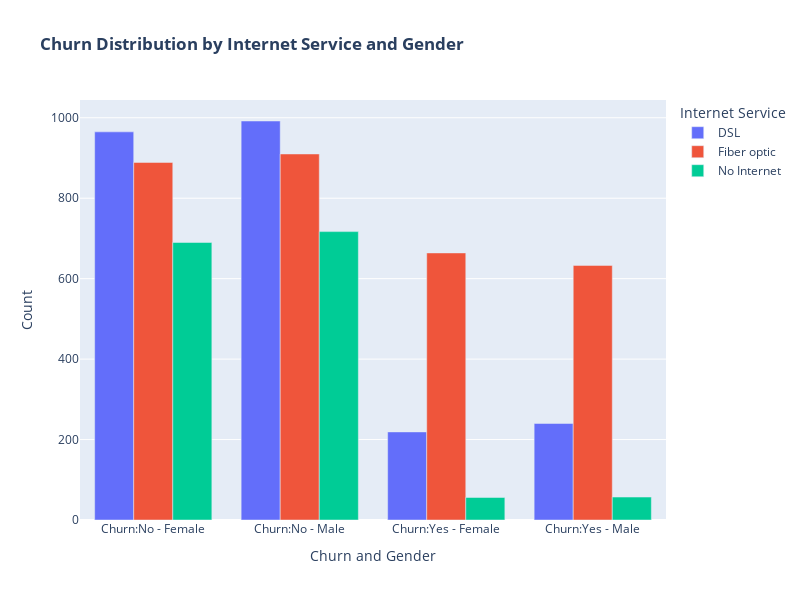

The notebook cell this image was saved under:
### Markdown cell above
A lot of customers choose the Fiber optic service and it's also evident that the customers who use Fiber optic have high churn rate, this might suggest a dissatisfaction with this type of internet service.
Customers having DSL service are majority in number and have less churn rate compared to Fibre optic service.

### Code cell
internet_services = {
    "DSL": "InternetService_DSL",
    "Fiber optic": "InternetService_Fiber_optic",
    "No Internet": "InternetService_No"
}

fig = go.Figure()

for service_name, column_name in internet_services.items():
    churn_counts = df_encoded.groupby(["Churn", "gender"])[column_name].sum().unstack().fillna(0)

    fig.add_trace(go.Bar(
        x=["Churn:No - Female", "Churn:No - Male", "Churn:Yes - Female", "Churn:Yes - Male"],
        y=[churn_counts.loc[0, 0], churn_counts.loc[0, 1],
           churn_counts.loc[1, 0], churn_counts.loc[1, 1]],
        name=service_name
    ))

fig.update_layout(
    title_text="<b>Churn Distribution by Internet Service and Gender</b>",
    legend_title_text="Internet Service",
    barmode='group',
    xaxis_title="Churn and Gender",
    yaxis_title="Count",
    width=800,
    height=600
)

fig.show()

### Figure 1 — Plotly figure (JSON) as saved in the notebook; plotly's stock layout.template omitted (floating-point values rounded to 4 significant figures)
{"data": [{"name": "DSL", "type": "bar", "x": ["Churn:No - Female", "Churn:No - Male", "Churn:Yes - Female", "Churn:Yes - Male"], "y": [965, 992, 219, 240]}, {"name": "Fiber optic", "type": "bar", "x": ["Churn:No - Female", "Churn:No - Male", "Churn:Yes - Female", "Churn:Yes - Male"], "y": [889, 910, 664, 633]}, {"name": "No Internet", "type": "bar", "x": ["Churn:No - Female", "Churn:No - Male", "Churn:Yes - Female", "Churn:Yes - Male"], "y": [690, 717, 56, 57]}], "layout": {"barmode": "group", "height": 600, "legend": {"title": {"text": "Internet Service"}}, "title": {"text": "<b>Churn Distribution by Internet Service and Gender</b>"}, "width": 800, "xaxis": {"title": {"text": "Churn and Gender"}}, "yaxis": {"title": {"text": "Count"}}}}
